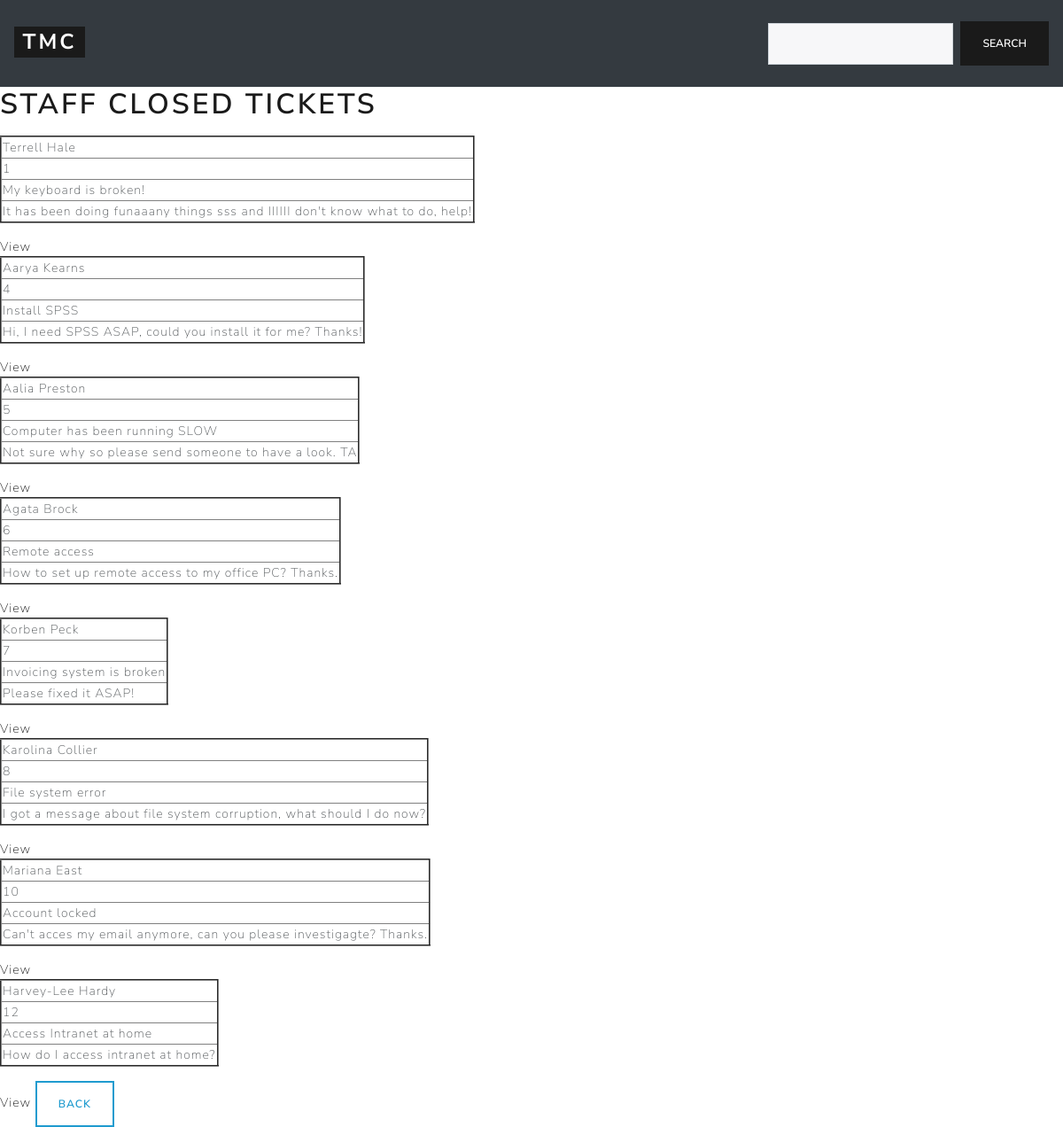
/listClosedStaff.php?cat=staff.solved, run on the app's committed database.
### tables this page shows
CREATE TABLE IF NOT EXISTS `ticket_STAFF` (
  `t_ID` int(2) NOT NULL AUTO_INCREMENT,
  `t_TITLE` varchar(255) DEFAULT NULL,
  `t_SUMMARY` varchar(255) DEFAULT NULL,
  `t_USER` varchar(64) DEFAULT NULL,
  `t_UID` varchar(64) DEFAULT NULL,
  `t_USRGROUP` varchar(5) DEFAULT NULL,
  `t_CAT` varchar(8) DEFAULT NULL,
  `t_TIMESTAMP` varchar(16) DEFAULT NULL,
  `t_PRIORITY` int(1) DEFAULT NULL,
  `t_STATUS` varchar(11) DEFAULT NULL,
  PRIMARY KEY (`t_ID`),
  UNIQUE KEY `user_uid_pair` (`t_USER`,`t_UID`)
);

### listClosedStaff.php (the view, shortened to what this page needs)
<!DOCTYPE html>
<html>
<head>
  <link href="https://stackpath.bootstrapcdn.com/bootswatch/4.1.3/lux/bootstrap.min.css" rel="stylesheet">
</head>
<body>
  <nav class="navbar navbar-dark bg-dark border-bottom">
    <h1><a class="navbar-brand badge badge-primary" href="Dashboard.php">TMC</a></h1>
    <form class="form-inline" action="search.php" method="post">
      <input class="form-control mr-sm-2" type="text" name="searchresult" value="">
      <input class="btn btn-primary my-2 my-sm-0" type="submit" name="Submit1" value="search">
    </form>
  </nav>
<head><title>Product List</title></head>
<body>
<h1>Staff Closed Tickets</h1>
<div>
<?php
$host='127.0.0.1';
$user='s4913757';
$pwd='qXodmihNoP7VEhpxWHKEAMTkWknyKcCc';
$db = $user;
$conn = mysqli_connect($host, $user, $pwd, $db);
if (isset($_GET['cat'])){
  if ($_GET['cat']=='staff.solved'){
  $query = "SELECT * FROM ticket_STAFF WHERE t_STATUS = 'CLOSED' ORDER BY 't_ID'";
  $result = mysqli_query($conn, $query);
  while ($row = mysqli_fetch_row($result)){
    echo "<p><table border='2'> <tr><td>$row[3]</td></tr> <tr><td>$row[0]</td></tr> <tr><td>$row[1]</tr></td> <td>$row[2]</td></table></p>";
    echo "<td><a href=\"edit.php?id=$row[0]\"><th>View</th></a></td";
  }
} else {
  echo "<p>This demo does not support other options.</p>";
}
 } else {
  echo "<p>This script is locked for unintended access.</p>";
}
?>
	<div class="row my-3">
<a href="dashboardClosed.php" class="btn btn-outline-info">Back</a>
</div>
</body>
</html>

### data on the page
ticket_staff: t_USER "Terrell Hale", t_ID "1", t_TITLE "My keyboard is broken!", t_SUMMARY "It has been doing funaaany things sss and IIIIII don't know what to do, help!"
ticket_staff: t_USER "Aarya Kearns", t_ID "4", t_TITLE "Install SPSS", t_SUMMARY "Hi, I need SPSS ASAP, could you install it for me? Thanks!"
ticket_staff: t_USER "Aalia Preston", t_ID "5", t_TITLE "Computer has been running SLOW", t_SUMMARY "Not sure why so please send someone to have a look. TA"
ticket_staff: t_USER "Agata Brock", t_ID "6", t_TITLE "Remote access", t_SUMMARY "How to set up remote access to my office PC? Thanks."
ticket_staff: t_USER "Korben Peck", t_ID "7", t_TITLE "Invoicing system is broken", t_SUMMARY "Please fixed it ASAP!"
ticket_staff: t_USER "Karolina Collier", t_ID "8", t_TITLE "File system error", t_SUMMARY "I got a message about file system corruption, what should I do now?"
ticket_staff: t_USER "Mariana East", t_ID "10", t_TITLE "Account locked", t_SUMMARY "Can't acces my email anymore, can you please investigagte? Thanks."
ticket_staff: t_USER "Harvey-Lee Hardy", t_ID "12", t_TITLE "Access Intranet at home", t_SUMMARY "How do I access intranet at home?"
